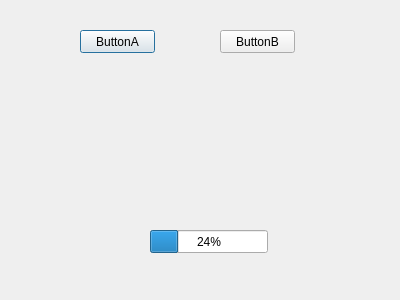
<?xml version="1.0" encoding="UTF-8"?>
<ui version="4.0">
 <class>Dialog</class>
 <widget class="QDialog" name="Dialog">
  <property name="geometry">
   <rect>
    <x>0</x>
    <y>0</y>
    <width>400</width>
    <height>300</height>
   </rect>
  </property>
  <property name="windowTitle">
   <string>Dialog</string>
  </property>
  <widget class="QPushButton" name="pushButton_A">
   <property name="geometry">
    <rect>
     <x>80</x>
     <y>30</y>
     <width>75</width>
     <height>23</height>
    </rect>
   </property>
   <property name="text">
    <string>ButtonA</string>
   </property>
  </widget>
  <widget class="QPushButton" name="pushButton_B">
   <property name="geometry">
    <rect>
     <x>220</x>
     <y>30</y>
     <width>75</width>
     <height>23</height>
    </rect>
   </property>
   <property name="text">
    <string>ButtonB</string>
   </property>
  </widget>
  <widget class="QProgressBar" name="progressBar">
   <property name="geometry">
    <rect>
     <x>150</x>
     <y>230</y>
     <width>118</width>
     <height>23</height>
    </rect>
   </property>
   <property name="value">
    <number>24</number>
   </property>
  </widget>
 </widget>
 <resources/>
 <connections/>
</ui>
